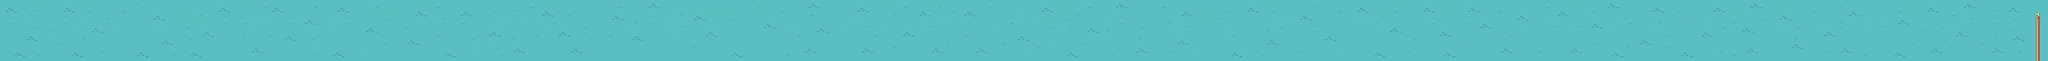

A level layout from a 2D game, rendered from its tile map. Below: a short description, then the map file with tile-grid data replaced by summaries:
An orthogonal 500x15 tile map with 32x32 px tiles, 4 tile layers (Fondo, Peces, Tubo, Huevo), 3 tilesets and 139 objects.

<map version="1.0" orientation="orthogonal" renderorder="right-down" width="500" height="15" tilewidth="32" tileheight="32" nextobjectid="198">
 <tileset firstgid="1" name="huevoNido" tilewidth="32" tileheight="32" tilecount="1" columns="1">
  <image source="huevoNido.png" width="32" height="35" />
 </tileset>
 <tileset firstgid="2" name="fondo_marino_tiles" tilewidth="32" tileheight="32" tilecount="126" columns="14">
  <image source="fondo_marino_tiles.png" width="448" height="288" />
 </tileset>
 <tileset firstgid="128" name="tubo_bajo_agua_tiles" tilewidth="32" tileheight="32" tilecount="10" columns="5">
  <image source="tubo_bajo_agua_tiles.png" width="160" height="64" />
 </tileset>
 <layer name="Fondo" width="500" height="15">
  <data>[7500 cells, 7500 non-empty, 1 distinct tile ids]</data>
 </layer>
 <layer name="Peces" width="500" height="15">
  <data>[7500 cells, 734 non-empty, 7 distinct tile ids]</data>
 </layer>
 <layer name="Tubo" width="500" height="15">
  <data>[7500 cells, 11 non-empty, 2 distinct tile ids]</data>
 </layer>
 <layer name="Huevo" width="500" height="15">
  <data>[7500 cells, 1 non-empty, 1 distinct tile ids]</data>
 </layer>
 <objectgroup name="Limites">
  <object id="197" x="2" y="481">
   <polyline points="0,0 0,-481 15872,-480 15872,-2" />
  </object>
 </objectgroup>
 <objectgroup name="Anzuelos">
  <object id="14" x="1415" y="134" width="42" height="36" />
  <object id="15" x="1249" y="76" width="42" height="36" />
  <object id="16" x="775" y="46" width="42" height="36" />
  <object id="17" x="567.667" y="26.3333" width="42" height="36" />
  <object id="19" x="429.667" y="402.667" width="42" height="36" />
  <object id="20" x="671" y="386" width="42" height="36" />
  <object id="23" x="1686" y="363" width="42" height="36" />
  <object id="24" x="2077" y="152" width="42" height="36" />
  <object id="25" x="2496" y="309" width="42" height="36" />
  <object id="26" x="2812" y="57" width="42" height="36" />
  <object id="27" x="3069" y="392" width="42" height="36" />
  <object id="28" x="3619" y="34" width="42" height="36" />
  <object id="29" x="3995" y="391" width="42" height="36" />
  <object id="30" x="4104" y="96" width="42" height="36" />
  <object id="31" x="4673" y="227" width="42" height="36" />
  <object id="32" x="4968" y="60" width="42" height="36" />
  <object id="33" x="5362" y="432" width="42" height="36" />
  <object id="34" x="5486" y="331" width="42" height="36" />
  <object id="35" x="5696" y="37" width="42" height="36" />
  <object id="36" x="6077" y="363" width="42" height="36" />
  <object id="37" x="6646" y="190" width="42" height="36" />
  <object id="38" x="7207" y="351" width="42" height="36" />
  <object id="39" x="7579" y="44" width="42" height="36" />
  <object id="40" x="7948" y="209" width="42" height="36" />
  <object id="41" x="8127" y="256" width="42" height="36" />
  <object id="42" x="8950" y="397" width="42" height="36" />
  <object id="43" x="9039" y="242" width="42" height="36" />
  <object id="44" x="9456" y="35" width="42" height="36" />
  <object id="45" x="9948" y="389" width="42" height="36" />
  <object id="46" x="10107" y="217" width="42" height="36" />
  <object id="47" x="10516" y="381" width="42" height="36" />
  <object id="48" x="10380" y="131" width="42" height="36" />
  <object id="49" x="11602" y="370" width="42" height="36" />
  <object id="50" x="11109" y="52" width="42" height="36" />
  <object id="51" x="12085" y="131" width="42" height="36" />
  <object id="52" x="12582" y="410" width="42" height="36" />
  <object id="53" x="13152" y="369" width="42" height="36" />
  <object id="54" x="13123" y="152" width="42" height="36" />
  <object id="55" x="13771" y="368" width="42" height="36" />
  <object id="56" x="14168" y="369" width="42" height="36" />
  <object id="57" x="14831" y="279" width="42" height="36" />
  <object id="58" x="14699" y="33" width="42" height="36" />
  <object id="59" x="15444" y="164" width="42" height="36" />
 </objectgroup>
 <objectgroup name="Submarinos">
  <object id="6" x="729" y="282" width="42" height="36" />
  <object id="8" x="421" y="24" width="42" height="36" />
  <object id="10" x="1011" y="64" width="42" height="36" />
  <object id="11" x="869" y="386" width="42" height="36" />
  <object id="12" x="1191" y="372" width="42" height="36" />
  <object id="61" x="1459" y="51" width="42" height="36" />
  <object id="62" x="1760" y="219" width="42" height="36" />
  <object id="63" x="2294" y="396" width="42" height="36" />
  <object id="64" x="2566" y="37" width="42" height="36" />
  <object id="65" x="3291" y="238" width="42" height="36" />
  <object id="66" x="3953" y="88" width="42" height="36" />
  <object id="67" x="4321" y="408" width="42" height="36" />
  <object id="68" x="4711" y="45" width="42" height="36" />
  <object id="69" x="5063" y="349" width="42" height="36" />
  <object id="70" x="5969" y="124" width="42" height="36" />
  <object id="71" x="6489" y="185" width="42" height="36" />
  <object id="72" x="6900" y="409" width="42" height="36" />
  <object id="73" x="7403" y="150" width="42" height="36" />
  <object id="74" x="7879" y="389" width="42" height="36" />
  <object id="75" x="8635" y="98" width="42" height="36" />
  <object id="76" x="9525" y="314" width="42" height="36" />
  <object id="77" x="10148" y="31" width="42" height="36" />
  <object id="78" x="10846" y="304" width="42" height="36" />
  <object id="79" x="11851" y="54" width="42" height="36" />
  <object id="80" x="12625" y="250" width="42" height="36" />
  <object id="81" x="12297" y="74" width="42" height="36" />
  <object id="82" x="13538" y="79" width="42" height="36" />
  <object id="83" x="14534" y="179" width="42" height="36" />
  <object id="84" x="15319" y="325" width="42" height="36" />
 </objectgroup>
 <objectgroup name="Huevos">
  <object id="2" x="546.333" y="229.667" width="42" height="36" />
  <object id="3" x="892.333" y="150.333" width="42" height="36" />
  <object id="4" x="987" y="274" width="42" height="36" />
  <object id="5" x="1283" y="264" width="42" height="36" />
  <object id="109" x="15487" y="59" width="42" height="36" />
  <object id="110" x="15236" y="203" width="42" height="36" />
  <object id="111" x="14633" y="401" width="42" height="36" />
  <object id="112" x="14546" y="47" width="42" height="36" />
  <object id="113" x="14222" y="208" width="42" height="36" />
  <object id="114" x="13873" y="208" width="42" height="36" />
  <object id="115" x="14079" y="34" width="42" height="36" />
  <object id="116" x="13507" y="284" width="42" height="36" />
  <object id="117" x="13257" y="34" width="42" height="36" />
  <object id="118" x="12862" y="253" width="42" height="36" />
  <object id="119" x="12613" y="72" width="42" height="36" />
  <object id="120" x="12309" y="271" width="42" height="36" />
  <object id="121" x="12149" y="379" width="42" height="36" />
  <object id="122" x="11827" y="255" width="42" height="36" />
  <object id="123" x="11418" y="79" width="42" height="36" />
  <object id="124" x="11189" y="397" width="42" height="36" />
  <object id="125" x="10907" y="115" width="42" height="36" />
  <object id="126" x="10239" y="363" width="42" height="36" />
  <object id="127" x="9775" y="197" width="42" height="36" />
  <object id="128" x="9444" y="180" width="42" height="36" />
  <object id="129" x="8847" y="107" width="42" height="36" />
  <object id="130" x="8591" y="366" width="42" height="36" />
  <object id="131" x="8093" y="16" width="42" height="36" />
  <object id="132" x="7716" y="226" width="42" height="36" />
  <object id="133" x="7097" y="139" width="42" height="36" />
  <object id="134" x="6946" y="253" width="42" height="36" />
  </objectgroup>
 <objectgroup name="ModoControl">
  <!-- 4 objects omitted --></objectgroup>
 <objectgroup name="Vidas">
  <!-- 19 objects omitted --></objectgroup>
</map>
<!-- 36 of 139 objects omitted -->
